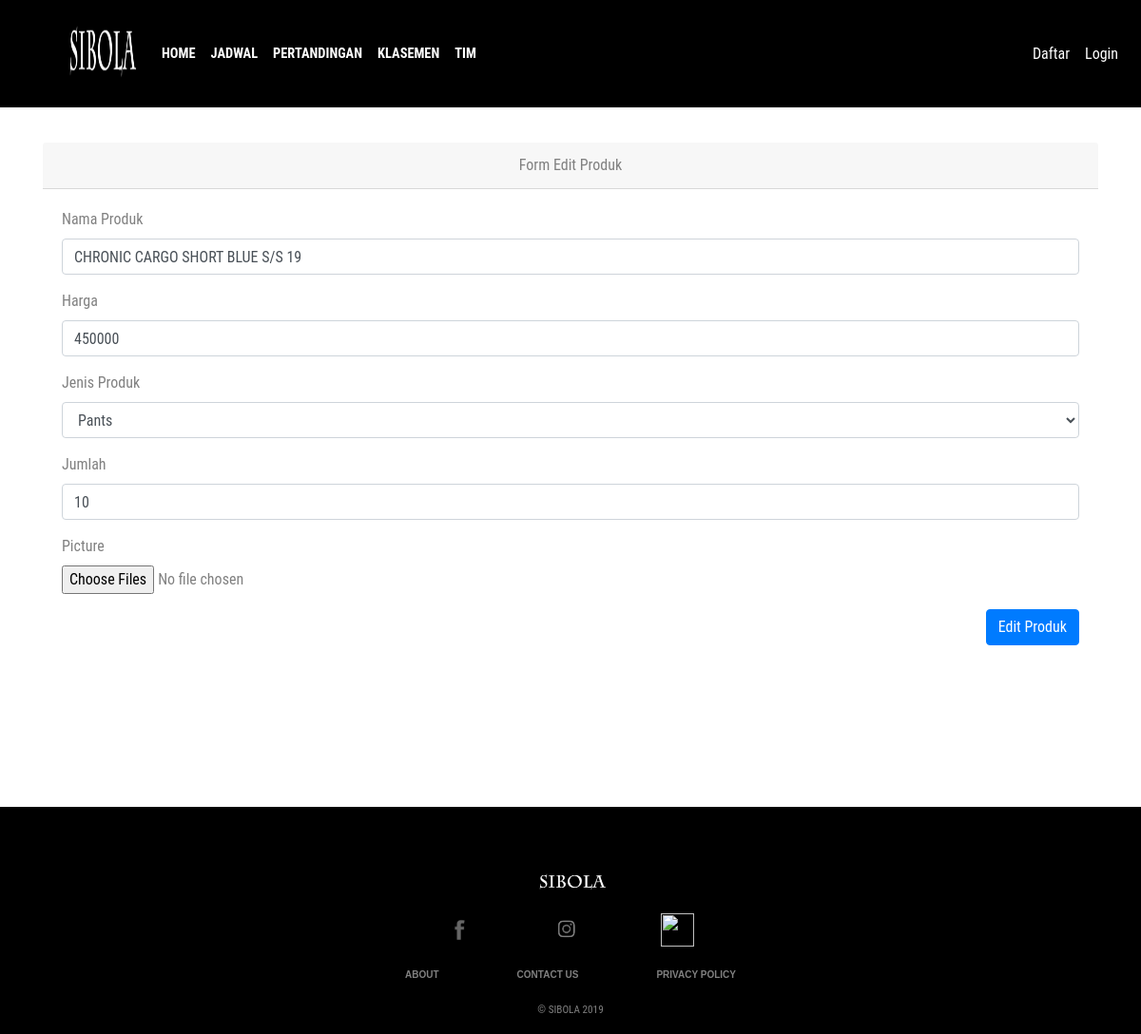
The page /produk/edit/25 on the database its author committed.
### tables this page shows
CREATE TABLE `produk` (
  `id` int(5) NOT NULL,
  `nama` varchar(100) NOT NULL,
  `harga` double NOT NULL,
  `jenis` varchar(10) NOT NULL,
  `jumlah` int(5) NOT NULL,
  `img` varchar(100) NOT NULL,
  `img2` varchar(100) NOT NULL
);

### application/controllers/Produk.php (called while the page is built, shortened)
<?php
class Produk extends CI_Controller
{
    public function __construct()
    {
        $this->load->model("Produk_model");
        $this->load->library('form_validation');
    }
    public function edit($id = null)
    {
        $data['judul'] = 'Edit Produk';
        $produk = $this->Produk_model;
        $data["produk"] = $produk->getById($id);
        $this->load->view('templates/Navbar', $data);
        $this->load->view("admin/edit",$data);
        $this->load->view('templates/footer');
    }
}

### index.php (called while the page is built, shortened)
<?php
require_once BASEPATH.'core/CodeIgniter.php';

### application/models/Produk_model.php (called while the page is built, shortened)
<?php defined('BASEPATH') OR exit('No direct script access allowed');
class Produk_model extends CI_Model
{
    private $_table = "produk";
    public function getById($id)
    {
        return $this->db->get_where($this->_table, ["id" => $id])->row();
    }
}

### application/views/admin/edit.php (the view, shortened to what this page needs)
<div class="container" style="margin-top: 150px; margin-bottom: 150px;">
    <div class="row mt-3">
        <div class="col">
            <div class="card">
                <div class="card-header text-center">
                    Form Edit Produk
                </div>
                <div class="card-body">
                    <form action="<?php base_url('Produk/add') ?>" method="post" enctype="multipart/form-data">
                        <div class="form-group">
                            <label for="nama">Nama Produk</label>
                            <input type="text" class="form-control" id="nama" name="nama" value="<?php echo $produk->nama ?>">
                        </div>
                        <div class="form-group">
                            <label for="harga">Harga</label>
                            <input type="text" class="form-control" id="harga" name="harga" value="<?php echo $produk->harga ?>">
                        </div>
                        <div class="form-group">
                            <label for="jenis">Jenis Produk</label>
                            <select class="form-control" id="jenis" name="jenis" value="<?php echo $produk->jenis ?>">
                                <option value="Pants">Pants</option>
                            </select>
                        </div>
                        <div class="form-group">
                            <label for="jumlah">Jumlah</label>
                            <input type="text" class="form-control" id="jumlah" name="jumlah" value="<?php echo $produk->jumlah ?>">
                        </div>
                        <div class="form-group">
                            <label for="img">Picture</label><br>
                            <input type="file" name="userfile[]" multiple="multiple" size="20" required>
                        </div>
                        <button type="submit" name="edit" class="btn btn-primary float-right">Edit Produk</button>
                    </form>
                </div>
            </div>
        </div>
    </div>
</div>

### assets/css/main.css (style rules this page uses)
body { width:100%; height:100%; font-family: 'Roboto Condensed', sans-serif; color: grey; }

### application/views/templates/Navbar.php (style rules this page uses)
.card { border: none; }

### rows shown on the page
produk: nama "CHRONIC CARGO SHORT BLUE S/S 19", harga "450000", jenis "Pants", jumlah "10"
